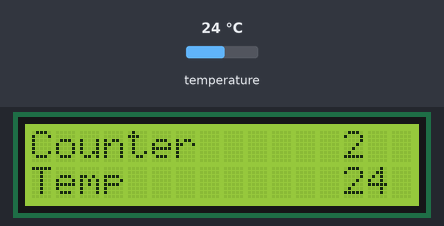
The sketch below on a simulated Arduino Uno, built with avr-gcc and run on an emulated ATmega328P. On the bench: 16×2 character LCD. The inputs (shaded band) are chosen by the test bench; at power-on: temperature 24 °C.

Above: at 1.2 s.
1.3 s: temperature set to 12 °C
At 2.4 s:
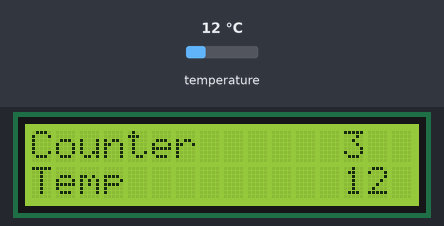
4.6 s: temperature set to 19 °C
At 5.9 s:
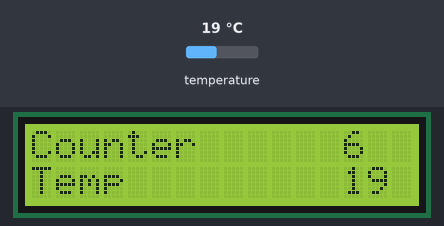
7.6 s: temperature set to 28 °C
At 8.9 s:
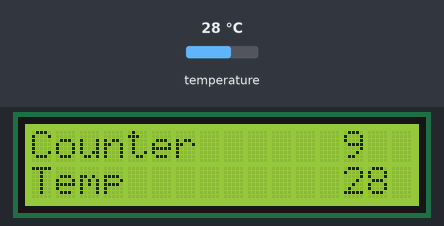
Timing chart, 0 to 10.6 s (numbered marks = the images above; inputs shaded):
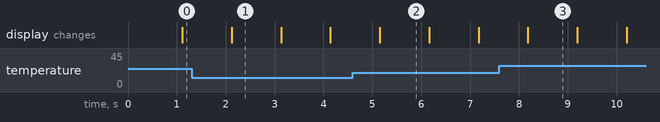

The sketch:

sketch_nov14a.ino
```cpp
//#include <OneWire.h>
#include <LiquidCrystal_I2C.h>
#include <Wire.h>
#include <OneWire.h>
LiquidCrystal_I2C lcd(0x27,16,2);  // set the LCD address to 0x27 for a 16 chars and 2 line display
OneWire  ds(10);  // линия 1-Wire будет на pin 10
int k;
void setup()
{
 lcd.init();                      // initialize the lcd
 // Print a message to the LCD.
 lcd.backlight();
 lcd.print("Hello, world!");
 Serial.begin(9600);
}
void loop()
{

  if(k==0){
    lcd.clear();
    lcd.setCursor(0,0);
    lcd.print("Counter");
    lcd.setCursor(0,1);
    lcd.print("Temp");
  }
  k = k +1;
  lcd.setCursor(13,0);
  lcd.print(k);

  byte data[2];
  ds.reset();
  ds.write(0xCC);
  ds.write(0x44);
  ds.reset();
  ds.write(0xCC);
  ds.write(0xBE);
  data[0] = ds.read();
  data[1] = ds.read();
  int Temp = (data[1]<< 8)+data[0];
  Temp = Temp>>4;

  lcd.setCursor(13,1);
  lcd.print(Temp);

  if(k==999){
    k=0;
  }
  delay(1000);


}
```

Measured:
- what the display in image 1 shows lasts 1.0 s, from 2.1 s to 3.1 s
